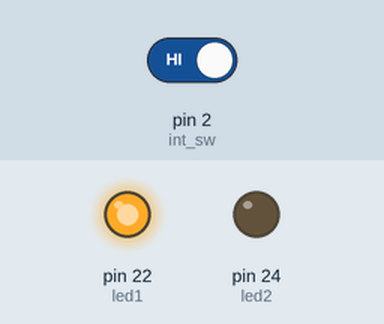
Simulated run of this sketch. Board: Arduino Mega 2560, built with avr-gcc and run on an emulated ATmega2560. Parts: output pins drawn as LEDs (lit = HIGH). The test bench sets the inputs (shaded band); at power-on: pin 2 (int_sw) HIGH.

Above: at 8.8 s.
8.9 s: pin 2 (int_sw) driven LOW
At 16.3 s:
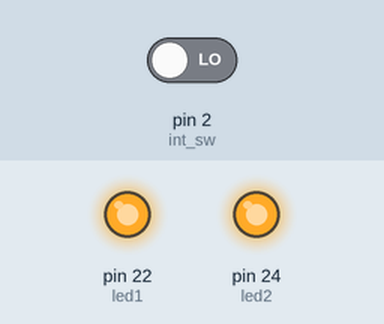
At 18.1 s:
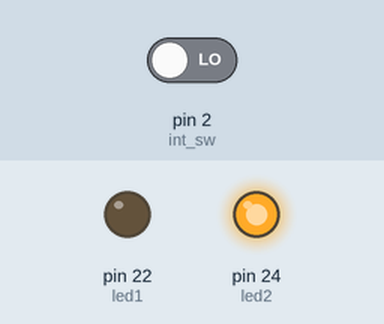
18.2 s: pin 2 (int_sw) driven HIGH
At 26.3 s:
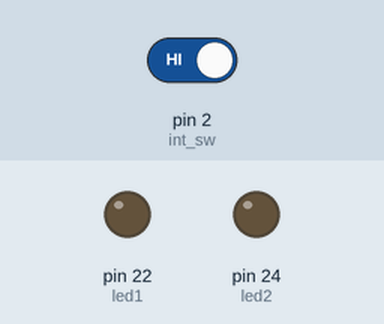
Timing chart, 0 to 33.5 s (numbered marks = the images above; inputs shaded):
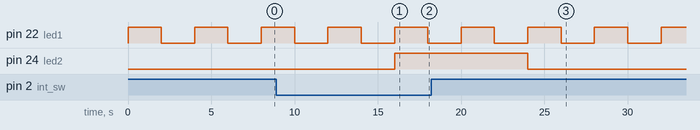

The sketch:

C41-1.ino
```cpp
int sw;
int int_sw = 2;
int led1 = 22;
int led2 = 24;

void setup() {
  pinMode(led1, OUTPUT);
  pinMode(led2, OUTPUT);
  pinMode(int_sw, INPUT_PULLUP);
}

void loop() {
  sw = digitalRead(2);
  digitalWrite(led1,HIGH);
  delay(2000);
  digitalWrite(led1,LOW);
  delay(2000);
  if(sw==1)
    digitalWrite(led2,LOW);
  else
    digitalWrite(led2,HIGH);
}
```

Measured:
- after the input at 8.9 s, pin 24 (led2): LOW → HIGH after 7.1 s
- after the input at 18.2 s, pin 24 (led2): HIGH → LOW after 5.8 s
- by itself, pin 22 (led1): alternates HIGH for 2.0 s and LOW for 2.0 s
